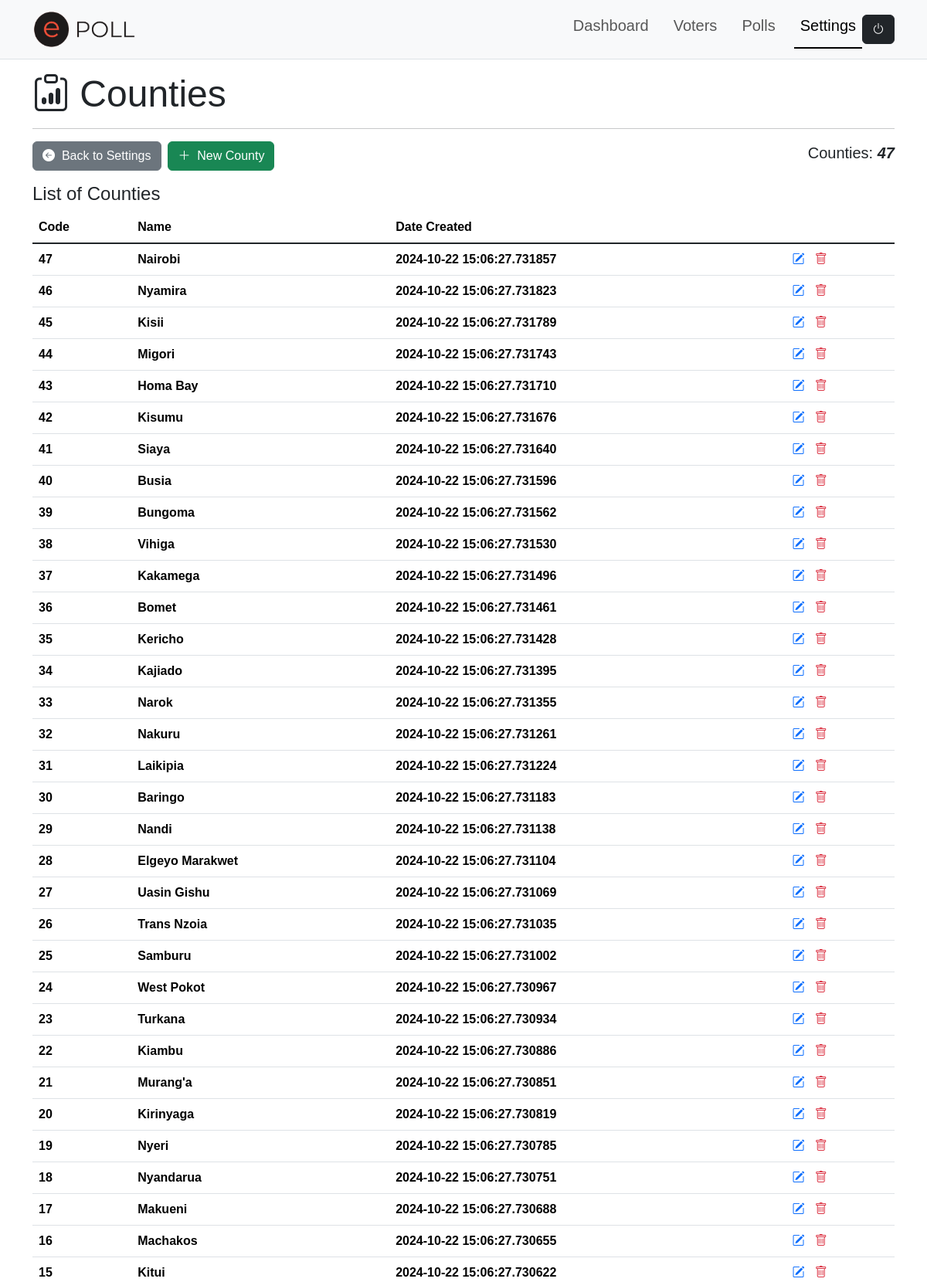
The page /settings/counties/ (signed in, upper part) on the database its author committed.
### app/models.py (models this page shows, shortened)
class County(db.Model):
    __tablename__ = "counties"
    id = db.Column(db.Integer, primary_key=True, autoincrement=True)
    code = db.Column(db.Integer, nullable=False, unique=True)
    name = db.Column(db.String(100), nullable=False, unique=True)
    created_at = db.Column(db.DateTime, nullable=False)
    update_at = db.Column(db.DateTime(timezone=True), onupdate=db.func.now())
    constituencys = db.relationship('Constituency', backref='county', lazy=True)

class Role(RoleMixin, db.Model):
    __tablename__ = "roles"
    id = db.Column(db.String(36), primary_key=True, default=generate_uuid)
    name = db.Column(db.String(20), nullable=False, unique=True)
    description = db.Column(db.String(120))
    created_at = db.Column(db.DateTime, nullable=False, default=datetime.now())
    updated_at = db.Column(db.DateTime(timezone=True), onupdate=db.func.now())
    permissions = db.relationship('Permission', secondary='role_permissions', back_populates='roles')
    users = db.relationship('User', secondary='user_roles', back_populates='roles')

### app/settings.py (the view)
@sbp.route('/counties/')
@login_required
@role_required('Super', 'Admin')
def counties():
    count_county = County.query.count()
    all_counties = County.query.order_by(County.created_at.desc()).all()
    if not all_counties:
        flash('No county records added Yet!', 'info')
    return render_template('admin/settings/county/list.html', title='Counties',
                           count_county=count_county,
                           all_counties=all_counties, SETTINGS=True)

### app/__init__.py (called while the page is built)
def create_app():
    app = Flask(__name__)
    application = app
    app.config.from_object(App_Config)
    db.init_app(app)
    migrate.init_app(app, db)
    login_manager.init_app(app)
    login_manager.login_view = 'auth.login'
    app.register_blueprint(auth)
    app.register_blueprint(abp)
    app.register_blueprint(accbp)
    app.register_blueprint(sbp)
    app.register_blueprint(pbp)
    @app.route('/')
    def index():
        return redirect(url_for('auth.login'))
    @app.template_filter('comma_format')
    def comma_format(value):
        if value is None:
            return "0"
        return "{:,.2f}".format(value)
    @login_manager.user_loader
    def load_user(user_id):
        return User.query.get(user_id)
    register_error_handlers(app)
    with app.app_context():
        setup_database(app)
    return app

### app/templates/admin/settings/county/list.html (shortened to what this page needs)
{% extends "shared/adminlayout.html" %}
{% block content %}
<div class="container">
    <h3 class="display-5"><i class="bi bi-clipboard-data"></i>&nbsp;{{title}}</h3>
    <hr>
    <div class="row align-content-center mb-3">
        <div class="col text-start">
            <a href="{{ url_for('settings.index') }}" class="btn btn-secondary"><i class="bi bi-arrow-left-circle-fill"></i>&nbsp; Back to Settings</a>&nbsp;
            <a href="{{ url_for('settings.new_county') }}" class="btn btn-success"><i class="bi bi-plus-lg"></i>&nbsp; New County</a>
        </div>
        <div class="col text-end align-content-center">
            <h5>Counties:&nbsp;<strong class="fst-italic">{{ count_county }}</strong></h4>
        </div>
    </div>
    <h4>List of {{title}}</h4>
    <div class="table-responsive">
        <table class="table table-hover align-content-center">
            <thead>
                <tr class="align-middle">
                    <th scope="col">Code</th>
                    <th scope="col">Name</th>
                    <th scope="col">Date Created</th>
                    <th scope="col"></th>
                </tr>
            </thead>
            <tbody class="table-group-divider align-content-center">
                {% for county in all_counties %}
                    <tr class="clickable-row align-middle" data-href="#">
                        <th scope="row">{{county.code}}</th>
                        <th scope="row">{{county.name}}</th>
                        <th scope="row">{{county.created_at}}</th>
                        <td scope="row">
                            {% for role in current_user.roles %}
                                {% if role.name == 'Super', 'Admin' %}
                                <a href="{{ url_for('settings.edit_county', id=county.id) }}"><i class="bi bi-pencil-square text-primary"></i></a> &nbsp;
                                {% endif %}
                                {% if role.name == 'Super' %}
                                <a href="{{ url_for('settings.delete_county', id=county.id) }}"><i class="bi bi-trash text-danger"></i></a>
                                {% endif %}
                            {% endfor %}
                        </td>
                    </tr>
                {% endfor %}
            </tbody>
        </table>
    </div>
</div>
{% endblock %}

### app/static/styles.css (style rules this page uses)
html { font-size: 14px; position: relative; }
@media (min-width: 768px) { html { font-size: 16px; } }
body { margin-bottom: 60px; scroll-behavior: smooth; font-family: Montserrat, sans-serif !important; }
.clickable-row { cursor: pointer; }

### rows shown on the page
County: code "47", name "Nairobi", created_at "2024-10-22 15:06:27.731857"
County: code "46", name "Nyamira", created_at "2024-10-22 15:06:27.731823"
County: code "45", name "Kisii", created_at "2024-10-22 15:06:27.731789"
County: code "44", name "Migori", created_at "2024-10-22 15:06:27.731743"
County: code "43", name "Homa Bay", created_at "2024-10-22 15:06:27.731710"
County: code "42", name "Kisumu", created_at "2024-10-22 15:06:27.731676"
County: code "41", name "Siaya", created_at "2024-10-22 15:06:27.731640"
County: code "40", name "Busia", created_at "2024-10-22 15:06:27.731596"
County: code "39", name "Bungoma", created_at "2024-10-22 15:06:27.731562"
County: code "38", name "Vihiga", created_at "2024-10-22 15:06:27.731530"
County: code "37", name "Kakamega", created_at "2024-10-22 15:06:27.731496"
County: code "36", name "Bomet", created_at "2024-10-22 15:06:27.731461"
County: code "35", name "Kericho", created_at "2024-10-22 15:06:27.731428"
County: code "34", name "Kajiado", created_at "2024-10-22 15:06:27.731395"
County: code "33", name "Narok", created_at "2024-10-22 15:06:27.731355"
County: code "32", name "Nakuru", created_at "2024-10-22 15:06:27.731261"
County: code "31", name "Laikipia", created_at "2024-10-22 15:06:27.731224"
County: code "30", name "Baringo", created_at "2024-10-22 15:06:27.731183"
County: code "29", name "Nandi", created_at "2024-10-22 15:06:27.731138"
County: code "28", name "Elgeyo Marakwet", created_at "2024-10-22 15:06:27.731104"
County: code "27", name "Uasin Gishu", created_at "2024-10-22 15:06:27.731069"
County: code "26", name "Trans Nzoia", created_at "2024-10-22 15:06:27.731035"
County: code "25", name "Samburu", created_at "2024-10-22 15:06:27.731002"
County: code "24", name "West Pokot", created_at "2024-10-22 15:06:27.730967"
County: code "23", name "Turkana", created_at "2024-10-22 15:06:27.730934"
County: code "22", name "Kiambu", created_at "2024-10-22 15:06:27.730886"
County: code "21", name "Murang'a", created_at "2024-10-22 15:06:27.730851"
County: code "20", name "Kirinyaga", created_at "2024-10-22 15:06:27.730819"
County: code "19", name "Nyeri", created_at "2024-10-22 15:06:27.730785"
County: code "18", name "Nyandarua", created_at "2024-10-22 15:06:27.730751"
County: code "17", name "Makueni", created_at "2024-10-22 15:06:27.730688"
County: code "16", name "Machakos", created_at "2024-10-22 15:06:27.730655"
County: code "15", name "Kitui", created_at "2024-10-22 15:06:27.730622"

### other values the page prints
{{ title }} "Counties"
{{ count_county }} "47"
